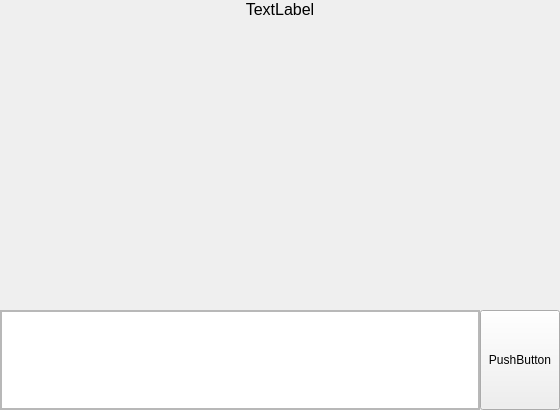
<?xml version="1.0" encoding="UTF-8"?>
<ui version="4.0">
 <class>ChatRecordInterface</class>
 <widget class="QWidget" name="ChatRecordInterface">
  <property name="geometry">
   <rect>
    <x>0</x>
    <y>0</y>
    <width>560</width>
    <height>410</height>
   </rect>
  </property>
  <property name="windowTitle">
   <string>Form</string>
  </property>
  <layout class="QVBoxLayout" name="verticalLayout">
   <property name="spacing">
    <number>0</number>
   </property>
   <property name="leftMargin">
    <number>0</number>
   </property>
   <property name="topMargin">
    <number>0</number>
   </property>
   <property name="rightMargin">
    <number>0</number>
   </property>
   <property name="bottomMargin">
    <number>0</number>
   </property>
   <item>
    <widget class="QLabel" name="FriendNameLabel">
     <property name="sizePolicy">
      <sizepolicy hsizetype="Preferred" vsizetype="Fixed">
       <horstretch>0</horstretch>
       <verstretch>0</verstretch>
      </sizepolicy>
     </property>
     <property name="font">
      <font>
       <pointsize>12</pointsize>
      </font>
     </property>
     <property name="text">
      <string>TextLabel</string>
     </property>
     <property name="alignment">
      <set>Qt::AlignCenter</set>
     </property>
    </widget>
   </item>
   <item>
    <widget class="QWidget" name="RecordWidget" native="true">
     <property name="sizePolicy">
      <sizepolicy hsizetype="Expanding" vsizetype="Expanding">
       <horstretch>0</horstretch>
       <verstretch>0</verstretch>
      </sizepolicy>
     </property>
     <layout class="QVBoxLayout" name="RecordLayout">
      <property name="spacing">
       <number>0</number>
      </property>
      <property name="leftMargin">
       <number>0</number>
      </property>
      <property name="topMargin">
       <number>0</number>
      </property>
      <property name="rightMargin">
       <number>0</number>
      </property>
      <property name="bottomMargin">
       <number>0</number>
      </property>
     </layout>
    </widget>
   </item>
   <item>
    <widget class="QWidget" name="widget_2" native="true">
     <property name="sizePolicy">
      <sizepolicy hsizetype="Expanding" vsizetype="Fixed">
       <horstretch>0</horstretch>
       <verstretch>0</verstretch>
      </sizepolicy>
     </property>
     <layout class="QHBoxLayout" name="horizontalLayout_2">
      <property name="spacing">
       <number>0</number>
      </property>
      <property name="leftMargin">
       <number>0</number>
      </property>
      <property name="topMargin">
       <number>0</number>
      </property>
      <property name="rightMargin">
       <number>0</number>
      </property>
      <property name="bottomMargin">
       <number>0</number>
      </property>
      <item>
       <widget class="QScrollArea" name="scrollArea">
        <property name="sizePolicy">
         <sizepolicy hsizetype="Expanding" vsizetype="Preferred">
          <horstretch>0</horstretch>
          <verstretch>0</verstretch>
         </sizepolicy>
        </property>
        <property name="maximumSize">
         <size>
          <width>16777215</width>
          <height>100</height>
         </size>
        </property>
        <property name="widgetResizable">
         <bool>true</bool>
        </property>
        <widget class="QWidget" name="scrollAreaWidgetContents">
         <property name="geometry">
          <rect>
           <x>0</x>
           <y>0</y>
           <width>483</width>
           <height>98</height>
          </rect>
         </property>
         <layout class="QVBoxLayout" name="verticalLayout_3">
          <property name="spacing">
           <number>0</number>
          </property>
          <property name="leftMargin">
           <number>0</number>
          </property>
          <property name="topMargin">
           <number>0</number>
          </property>
          <property name="rightMargin">
           <number>0</number>
          </property>
          <property name="bottomMargin">
           <number>0</number>
          </property>
          <item>
           <widget class="QTextEdit" name="InputField">
            <property name="sizePolicy">
             <sizepolicy hsizetype="Expanding" vsizetype="Preferred">
              <horstretch>0</horstretch>
              <verstretch>0</verstretch>
             </sizepolicy>
            </property>
           </widget>
          </item>
         </layout>
        </widget>
       </widget>
      </item>
      <item>
       <widget class="QPushButton" name="SendButton">
        <property name="maximumSize">
         <size>
          <width>100</width>
          <height>100</height>
         </size>
        </property>
        <property name="text">
         <string>PushButton</string>
        </property>
       </widget>
      </item>
     </layout>
    </widget>
   </item>
  </layout>
 </widget>
 <resources/>
 <connections/>
</ui>
